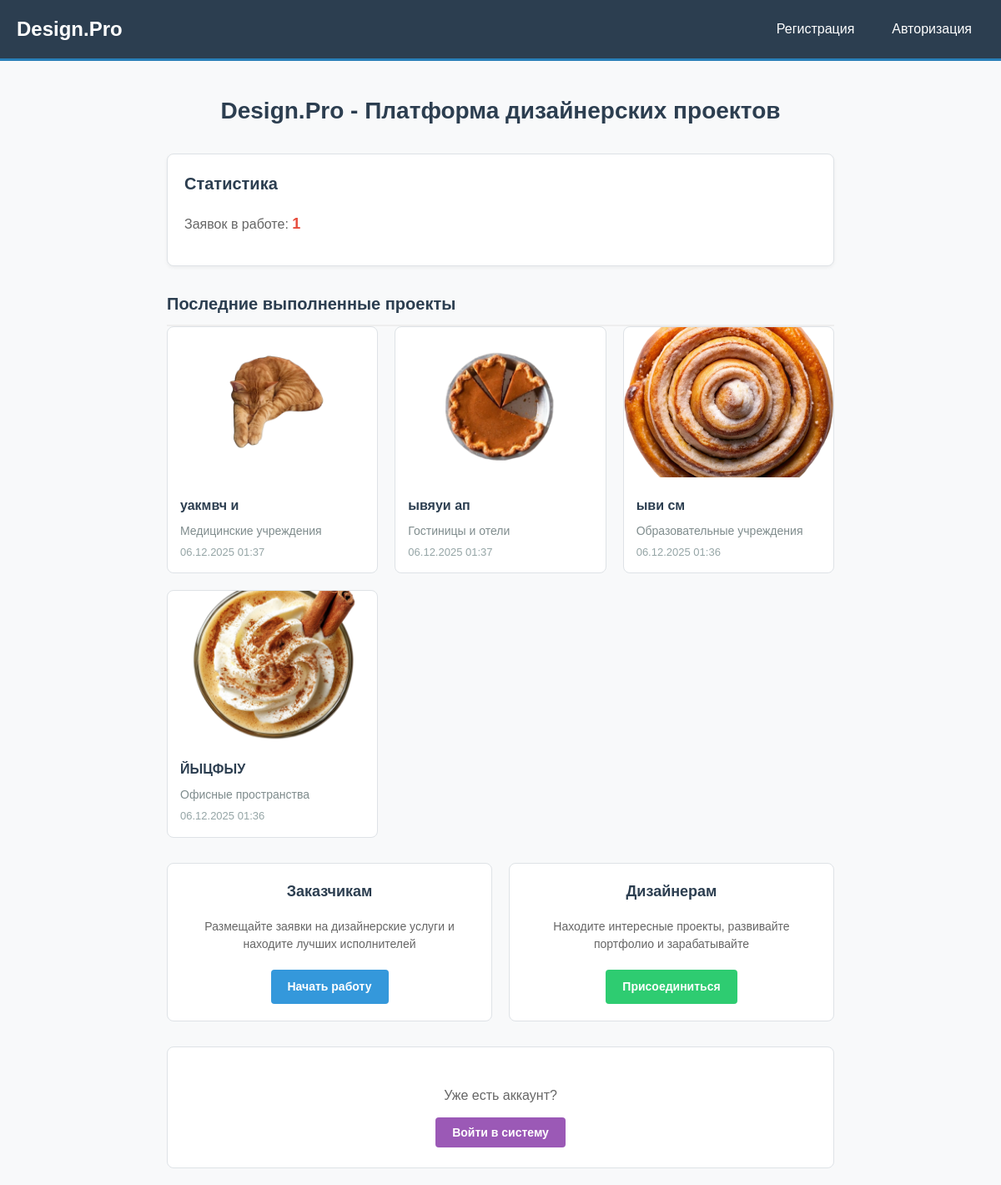
The page / on the database its author committed.
### design/models.py (models this page shows, shortened)
class Application(models.Model):
    applicant = models.ForeignKey(CustomUser, on_delete=models.CASCADE, verbose_name="Пользователь")
    title = models.CharField(max_length=150, verbose_name="Название заявки")
    description = models.TextField(max_length=500, verbose_name="Описание заявки")
    image = models.FileField(upload_to='applications/', verbose_name="Загрузите фото заявки")
    category = models.ForeignKey(Category, on_delete=models.CASCADE, verbose_name='Категория заявки')
    design_image = models.FileField(upload_to='designs/', verbose_name="Фото готового дизайна", blank=True, null=True)
    STATUS_CHOICES = [
        ('N', "Новая"),
        ('P', "Принято в работу"),
        ('D', 'Выполнено')
    ]
    status = models.CharField(max_length=1, choices=STATUS_CHOICES, default="N", verbose_name='Статус заявки')
    date = models.DateTimeField(auto_now_add=True, verbose_name="Дата создания заявки")
    comment = models.TextField(blank=True, null=True, verbose_name="Комментарий к заявке")
    favorite = models.BooleanField(default=False, verbose_name='Добавить в избранное')
    class Meta:
        verbose_name = 'Заявка'
        verbose_name_plural = 'Заявки'
        ordering = ['-date']

class Category(models.Model):
    name = models.CharField(max_length=150, help_text="Название категории", verbose_name='Название')
    class Meta:
        verbose_name = 'Категория'
        verbose_name_plural = 'Категории'

### design/views.py (the view)
# urls.py: path('', views.index, name='index'),
def index(request):
    completed_applications = Application.objects.filter(status="D").select_related('category').order_by('-date')[:4]
    in_progress = Application.objects.filter(status="P").count()
    context = {
        'completed_applications': completed_applications,
        'in_progress': in_progress,
        'is_admin': request.user.is_authenticated and request.user.is_staff,
        'is_regular_user': request.user.is_authenticated and not request.user.is_staff,
        'is_guest': not request.user.is_authenticated,
    }
    return render(request, 'index.html', context)

### design/templates/index.html (shortened to what this page needs)
{% extends 'basic.html' %}
{% block content %}
<div class="page-center">
    <h1 class="page-title">Design.Pro - Платформа дизайнерских проектов</h1>
    <div class="stats-box">
        <h3 class="stats-title">Статистика</h3>
        <p class="stats-text">
            Заявок в работе: <span class="stats-number">{{ in_progress|default:"0" }}</span>
        </p>
    </div>
    {% if completed_applications %}
        <h3 class="section-title">Последние выполненные проекты</h3>
        <div class="projects-grid">
            {% for application in completed_applications %}
            <div class="project-card">
                {% if application.image %}
                    <img src="{{ application.image.url }}"
                         class="project-image"
                         alt="{{ application.title }}">
                {% endif %}
                <div class="project-content">
                    <div class="project-title">{{ application.title|truncatechars:25 }}</div>
                    <div class="project-category">
                        {{ application.category.name }}
                    </div>
                    <div class="project-date">
                        {{ application.date|date:"d.m.Y H:i" }}
                    </div>
                </div>
            </div>
            {% endfor %}
        </div>
    {% endif %}
    {% if user.is_authenticated %}
        {% if user.is_staff %}
            <div class="info-box admin-box">
                <h3 class="info-title">Вы вошли как администратор</h3>
                <p class="info-text">Для управления заявками и категориями используйте админ-панель</p>
            </div>
        {% else %}
            <div class="info-box user-box">
                <h3 class="info-title">Добро пожаловать, {{ user.first_name }}!</h3>
                <p class="info-text">У вас есть идея для дизайнерского проекта? Создайте заявку!</p>
                <a href="{% url 'application-create' %}" class="action-button create-button">
                    Создать новую заявку
                </a>
            </div>
        {% endif %}
    {% else %}
        <div class="roles-container">
            <div class="role-card">
                <h3 class="role-title">Заказчикам</h3>
                <p class="role-text">
                    Размещайте заявки на дизайнерские услуги и находите лучших исполнителей
                </p>
                <a href="{% url 'register' %}" class="role-button client-button">
                    Начать работу
                </a>
            </div>
            <div class="role-card">
                <h3 class="role-title">Дизайнерам</h3>
                <p class="role-text">
                    Находите интересные проекты, развивайте портфолио и зарабатывайте
                </p>
                <a href="{% url 'register' %}" class="role-button designer-button">
                    Присоединиться
                </a>
            </div>
        </div>
        <div class="login-prompt">
            <p class="prompt-text">Уже есть аккаунт?</p>
            <a href="{% url 'login' %}" class="prompt-button">Войти в систему</a>
        </div>
    {% endif %}
</div>
{% endblock %}

### designpro/static/css/style.css (style rules this page uses)
body { font-family: Arial, sans-serif; margin: 0; padding: 0; background-color: #f8f9fa; color: #333; line-height: 1.5; }
.page-center { max-width: 800px; margin: 0 auto; }
.page-title { text-align: center; margin-bottom: 30px; color: #2c3e50; font-size: 28px; }
.stats-box { background: white; padding: 20px; border-radius: 8px; margin-bottom: 30px; border: 1px solid #dee2e6; box-shadow: 0 2px 4px rgba(0,0,0,0.05); }
.stats-title { margin-top: 0; color: #2c3e50; font-size: 20px; }
.stats-text { font-size: 16px; color: #666; }
.stats-number { font-weight: bold; color: #e74c3c; font-size: 18px; }
.section-title { color: #2c3e50; margin-bottom: 20px; font-size: 22px; border-bottom: 2px solid #eee; padding-bottom: 10px; }
.projects-grid { display: grid; grid-template-columns: repeat(auto-fill, minmax(250px, 1fr)); gap: 20px; margin-bottom: 30px; }
.project-card { background: white; border-radius: 8px; overflow: hidden; border: 1px solid #dee2e6; }
.project-image { width: 100%; height: 180px; object-fit: cover; }
.project-content { padding: 15px; }
.project-title { font-weight: bold; margin-bottom: 8px; color: #2c3e50; font-size: 16px; }
.project-category { color: #7f8c8d; font-size: 14px; margin-bottom: 5px; }
.project-date { color: #95a5a6; font-size: 13px; }
.roles-container { display: grid; grid-template-columns: repeat(auto-fit, minmax(280px, 1fr)); gap: 20px; margin-bottom: 30px; }
.role-card { background: white; padding: 20px; border-radius: 8px; text-align: center; border: 1px solid #dee2e6; }
.role-title { color: #2c3e50; margin-top: 0; font-size: 18px; }
.role-text { color: #666; margin-bottom: 20px; font-size: 14px; }
.role-button { display: inline-block; padding: 10px 20px; border-radius: 4px; text-decoration: none; font-weight: bold; font-size: 14px; }
.client-button { background-color: #3498db; color: white; }
.designer-button { background-color: #2ecc71; color: white; }
.login-prompt { text-align: center; background: white; padding: 30px; border-radius: 8px; border: 1px solid #dee2e6; }
.prompt-text { margin-bottom: 20px; color: #666; font-size: 16px; }
.prompt-button { background-color: #9b59b6; color: white; padding: 10px 20px; border-radius: 4px; text-decoration: none; font-weight: bold; font-size: 14px; }
.section-title { margin: 0; color: #2c3e50; font-size: 20px; }

### rows shown on the page
Application: image (picture), title "уакмвч и", category.name "Медицинские учреждения", date "06.12.2025 01:37"
Application: image (picture), title "ывяуи ап", category.name "Гостиницы и отели", date "06.12.2025 01:37"
Application: image (picture), title "ыви см", category.name "Образовательные учреждения", date "06.12.2025 01:36"
Application: image (picture), title "ЙЫЦФЫУ", category.name "Офисные пространства", date "06.12.2025 01:36"

### other values the page prints
{{ in_progress|default:"0" }} "1"
